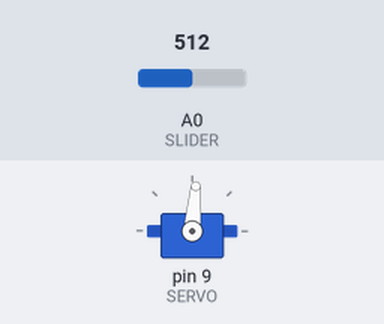
Recording of a sketch running on a simulated Arduino Uno, built with avr-gcc and run on an emulated ATmega328P. Shown: servo. The test bench sets the inputs (shaded band); at power-on: A0 (SLIDER) = 512.

Above: at 1.8 s.
1.9 s: A0 (SLIDER) set to 716
At 2.4 s:
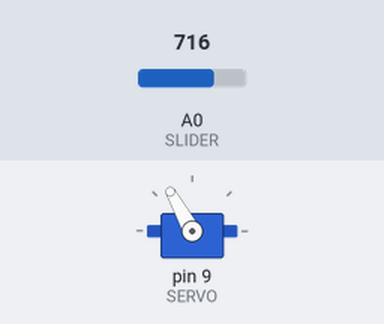
3.5 s: A0 (SLIDER) set to 900
At 5.1 s:
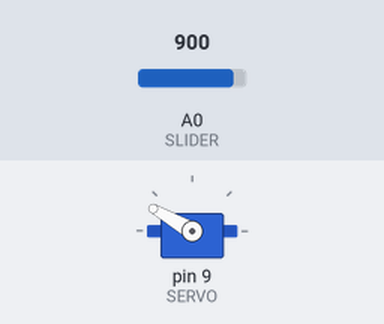
5.5 s: A0 (SLIDER) set to 1023
At 6.7 s:
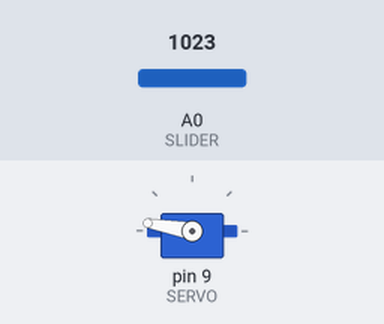
7.5 s: A0 (SLIDER) set to 306
At 9.2 s:
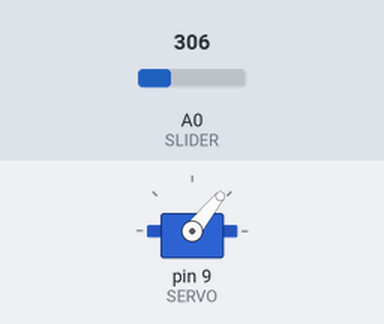
9.5 s: A0 (SLIDER) set to 122
At 10.9 s:
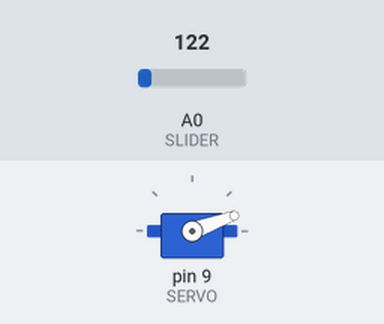
11.5 s: A0 (SLIDER) set to 511
At 12.5 s:
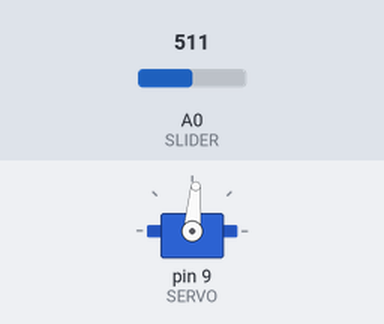
Timing chart, 0 to 14.5 s (numbered marks = the images above; inputs shaded):
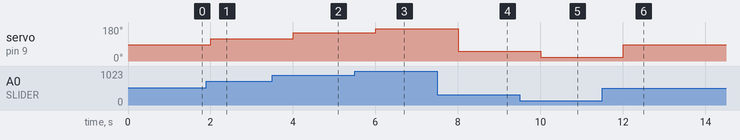

The sketch:

servomotor_steuerung.ino
```cpp
#include <Servo.h>

#define SLIDER A0
#define SERVO 9

Servo servo1;

float sliderValue = 0;

void setup() {
  pinMode(SLIDER, INPUT);
  servo1.attach(SERVO);
}

void loop() {
  sliderValue = analogRead(SLIDER);
  //slider Value max = 1023 -> /6 max 170,5
  servo1.write(sliderValue / 6);
  delay(1000);
}
```

Measured:
- after the input at 1.9 s, servo on pin 9 (SERVO): 85° → 119° after 0.10 s
- after the input at 3.5 s, servo on pin 9 (SERVO): 119° → 150° after 0.50 s
- after the input at 5.5 s, servo on pin 9 (SERVO): 150° → 170° after 0.50 s
- after the input at 7.5 s, servo on pin 9 (SERVO): 170° → 51° after 0.50 s
- after the input at 9.5 s, servo on pin 9 (SERVO): 51° → 20° after 0.50 s
- after the input at 11.5 s, servo on pin 9 (SERVO): 20° → 85° after 0.50 s
